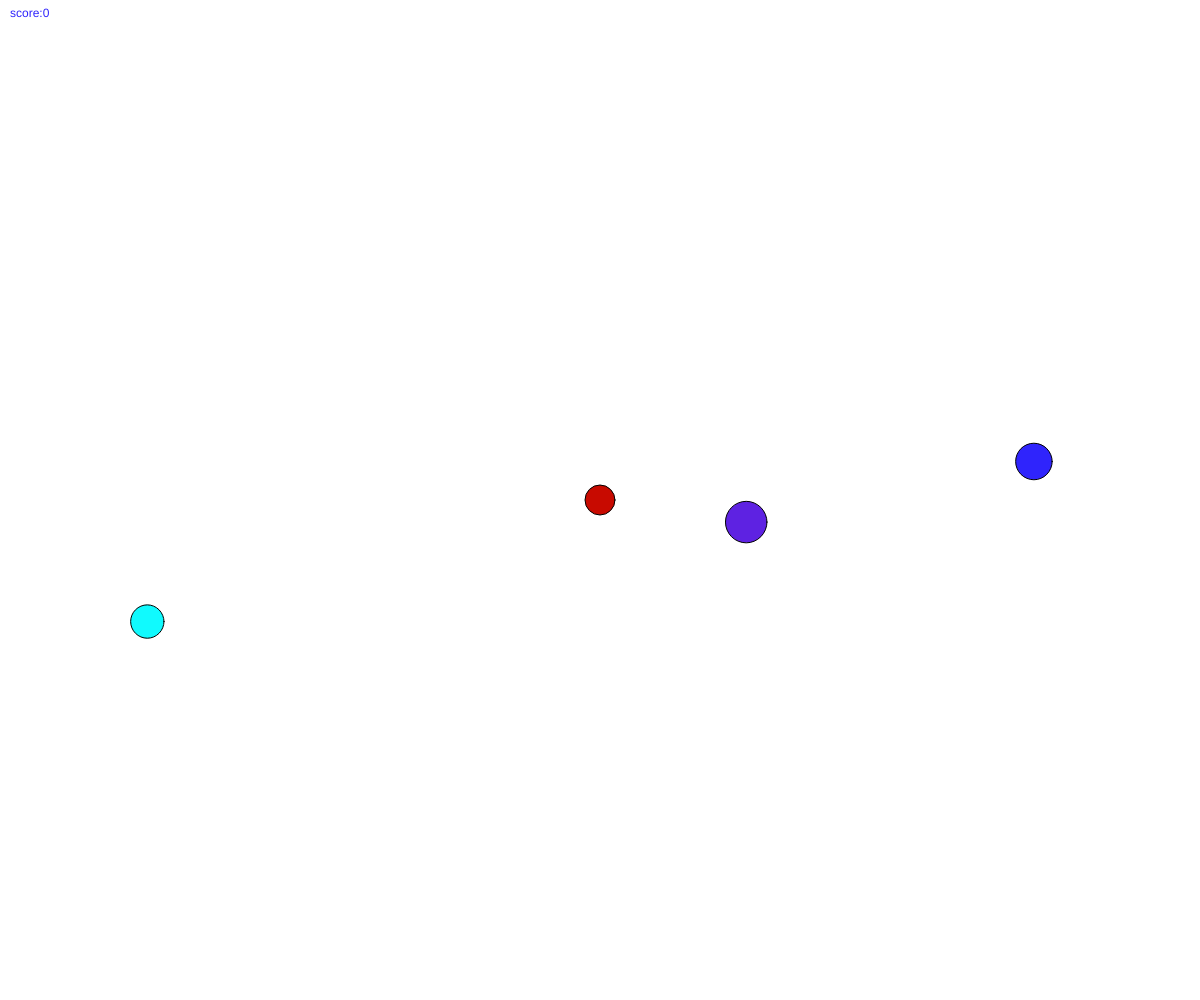
Frame 1 (no input)
Frame 60 (no input): identical to frame 1, image omitted
Frame 120 (the mouse pressed at the canvas centre since frame 60): identical to frame 1, image omitted

The p5.js sketch that drew this single still picture (run headless with seeded random() and noise() and a simulated clock; from frame 60 on, the mouse is pressed at the canvas centre):

// p5.js sketch
// ── sketch.js
  var obstacles = []; /* Aray */
  var ballSize, vY, vX, accX, accY, xPos, yPos, bounce, f, colision, bonus, malus, block, score, typeObstacle;

  function setup() {
    createCanvas(windowWidth, windowHeight);
    ellipseMode(CENTER);
    var typeObstacle = 0;

    for (var i = 0; i < 3; i++) {
        obstacles[0] = new Obstacle("bonus");
        obstacles[1] = new Obstacle("malus");
        obstacles[2] = new Obstacle("block");
    }
    vX = 0;
    vY = 0;
    score = 0;
    ballSize = 30;
    bounce = 0.15;
    colision === false;
    xPos = windowWidth / 2;
    yPos = windowHeight / 2;
  }

  function draw() {

    background(255);
    fill(0);
    drawBall();
      for ( i = 0; i < 3;i++){
      obstacles[i].drawObstacles();
      }
    
    // soit f la friction.
    f = 0.1;
    //accélération
    accX = rotationY * f;
    accY = rotationX * f;
    //vitesse
    vX += accX;
    vY += accY;
    //position
    xPos += vX;
    yPos += vY;

    /******************************************DEBUT DES CONDITIONS***************************************/

    text("score:" + score, 10, 17);
    //condition de rebond sur les bords de gauche et de droite.

    if ((xPos + ballSize / 2) >= windowWidth || (xPos - ballSize / 2) <= 0) {
      vX = -vX * bounce;
    }
    //condition de rebond sur les bords du haut et du bas.

    if ((yPos + ballSize / 2) >= windowHeight || (yPos - ballSize / 2) <= 0) {
      vY = -vY * bounce;
    }
    //condition de rebond sur les obstacles.

    for ( i = 0; i < 2; i++) {

      if (dist(xPos, yPos, obstacles[i].xPos, obstacles[i].yPos) <= ballSize / 2 + obstacles[i] / 2) {

        if (obstacles[i].type === "block") {
          vX = -vX * bounce;
          vY = -vY * bounce;

        } else if (obstacles[i].type === "bonus") {
          if (obstacles[i].colision === false) {
            obstacles.colision = true;
            score += 10;
          }
        } else if (obstacles[i].type === "malus") {
          if (obstacles[i].colision === false) {
            obstacles[i].colision = true;
            score -= 5;
          }
        }
      } else {
        obstacles[i].colision = false;
      }
    }
  }
  /******************************************** fin fonction draw ******************************************/

  function drawBall() {
    fill(200, 10, 0);
    ellipse(xPos, yPos, ballSize, ballSize);
  }

  function Obstacle(obstacles) {
    this.type     = obstacles;
    this.xPos     = random(0, windowWidth);
    this.yPos     = random(0, windowHeight);
    this.size     = random(25, 50);
    this.color    = color(random(0, 255), random(0, 255), random(0, 255));
    this.colision = false;

    this.drawObstacles = function() {
      fill(this.color);
      ellipse(this.xPos, this.yPos, this.size, this.size);
    }
  }
